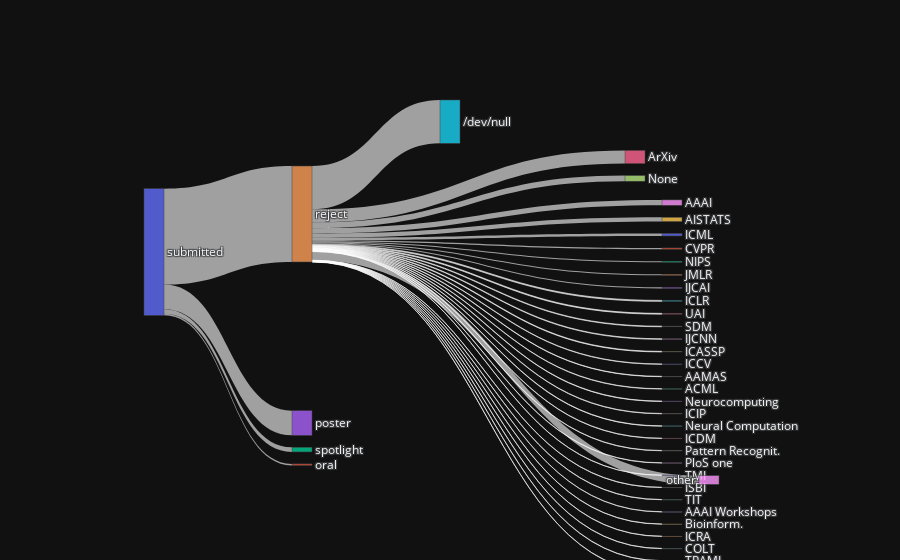

Notebook cell for this chart:
### Code cell
fig = go.Figure(data=data)
fig.update_layout(template="plotly_dark")
fig.show()
fig.write_html(os.path.join(".", "neurips", "where-do-neurips-papers-go.dark.html"))

### Figure 1 — Plotly figure (JSON) as saved in the notebook; plotly's stock layout.template omitted (floating-point values rounded to 4 significant figures)
{"data": [{"arrangement": "snap", "link": {"source": [0, 0, 0, 0, 4, 4, 4, 4, 4, 4, 4, 4, 4, 4, 4, 4, 4, 4, 4, 4, 4, 4, 4, 4, 4, 4, 4, 4, 4, 4, 4, 4, 4, 4, 4, 4, 4, 4], "target": [1, 2, 3, 4, 5, 6, 7, 8, 9, 10, 11, 12, 13, 14, 15, 16, 17, 18, 19, 20, 21, 22, 23, 24, 25, 26, 27, 28, 29, 30, 31, 32, 33, 34, 35, 36, 37, 38], "value": [20, 62, 332, 1293, 584, 177, 76, 72, 57, 33, 17, 15, 14, 14, 13, 11, 8, 8, 8, 5, 5, 5, 5, 5, 5, 4, 4, 4, 3, 3, 3, 3, 3, 3, 3, 3, 3, 117]}, "node": {"label": ["submitted", "oral", "spotlight", "poster", "reject", "/dev/null", "ArXiv", "None", "AAAI", "AISTATS", "ICML", "CVPR", "NIPS", "IJCAI", "JMLR", "ICLR", "UAI", "SDM", "IJCNN", "ICASSP", "ICCV", "AAMAS", "ACML", "Neurocomputing", "ICIP", "Neural Computation", "ICDM", "Pattern Recognit.", "PloS one", "Bioinform.", "TMI", "ISBI", "TIT", "AAAI Workshops", "ICRA", "COLT", "TPAMI", "KDD", "other"], "pad": 12, "x": [0.1, 0.3, 0.3, 0.3, 0.3, 0.5, 0.75, 0.75, 0.8, 0.8, 0.8, 0.8, 0.8, 0.8, 0.8, 0.8, 0.8, 0.8, 0.8, 0.8, 0.8, 0.8, 0.8, 0.8, 0.8, 0.8, 0.8, 0.8, 0.8, 0.8, 0.8, 0.8, 0.8, 0.8, 0.8, 0.8, 0.8, 0.8, 0.85], "y": [0.4, 0.95, 0.9, 0.85, 0.3, 0.01, 0.15, 0.2, 0.27, 0.27, 0.27, 0.27, 0.27, 0.27, 0.27, 0.27, 0.27, 0.27, 0.27, 0.27, 0.27, 0.27, 0.27, 0.27, 0.27, 0.27, 0.27, 0.27, 0.27, 0.27, 0.27, 0.27, 0.27, 0.27, 0.27, 0.27, 0.27, 0.27, 1]}, "type": "sankey"}], "layout": {}}
